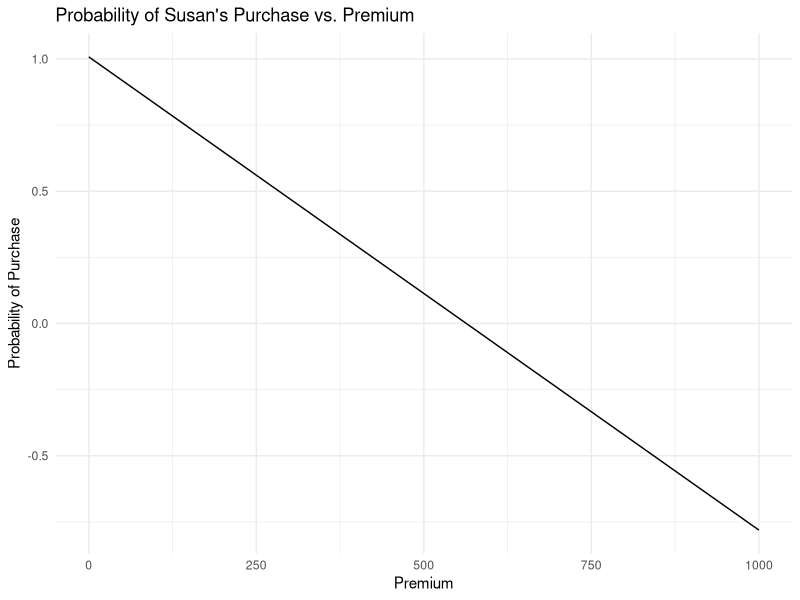

This chart was generated by the following R code:
## ---- chunk 1
# Load libraries
library(tidyverse)
library(here)
library(kableExtra)
library(knitr)

# Load the data
insurance_df <- read_csv(here("data", "insurance.csv"))

## ---- chunk 2
summary(insurance_df)
## ---- chunk 3
# Run linear regression on variables in formula
lm_insurance <- lm(Yes ~ Premium + Age + Years + Length + Risk, data = insurance_df)

# Extract the coefficients summary
coeff_summary <- summary(lm_insurance)$coefficients
# summary(lm_insurance)

# Display the coefficients with kable
kable(coeff_summary, caption = "Summary of Estimated Coefficients and P-values") %>% 
  kable_styling(bootstrap_options = 
                  c("striped", "hover", "condensed", "responsive"))
## ---- chunk 4
# Create a data frame for Susan with premiums ranging from the min to max values in the insurance data
susan_df <- data.frame(
  Premium = seq(min(insurance_df$Premium), max(insurance_df$Premium), length.out = 100),
  Age = 35,
  Years = 8,
  Length = 10,
  Risk = 1.1
)

# Calculate the predicted probabilities for Susan based on her profile
susan_df$yes_prob <- predict(lm_insurance, newdata = susan_df, type = "response")

# Plot Premium vs. Probability of Purchase
ggplot(susan_df, aes(x = Premium, y = yes_prob)) +
  geom_line() +
  labs(title = "Probability of Susan's Purchase vs. Premium",
       x = "Premium",
       y = "Probability of Purchase") +
  theme_minimal()

# Calculate the average willingness to pay by finding the area under the curve (area of a triangle)

# Intercept (represents the height of the triangle)
intercept <- coef(lm_insurance)["(Intercept)"] +
             35 * coef(lm_insurance)["Age"] +
             8 * coef(lm_insurance)["Years"] +
             10 * coef(lm_insurance)["Length"] +
             1.1 * coef(lm_insurance)["Risk"]

# Slope 
slope <- coef(lm_insurance)["Premium"]

# Represents the base of the triangle (where the slope hits 0)
base_premium <- intercept / abs(slope)

# Calculate the area of the triangle 
wtp <- 0.5 * base_premium * 1

# Here come the results! 
# wtp
